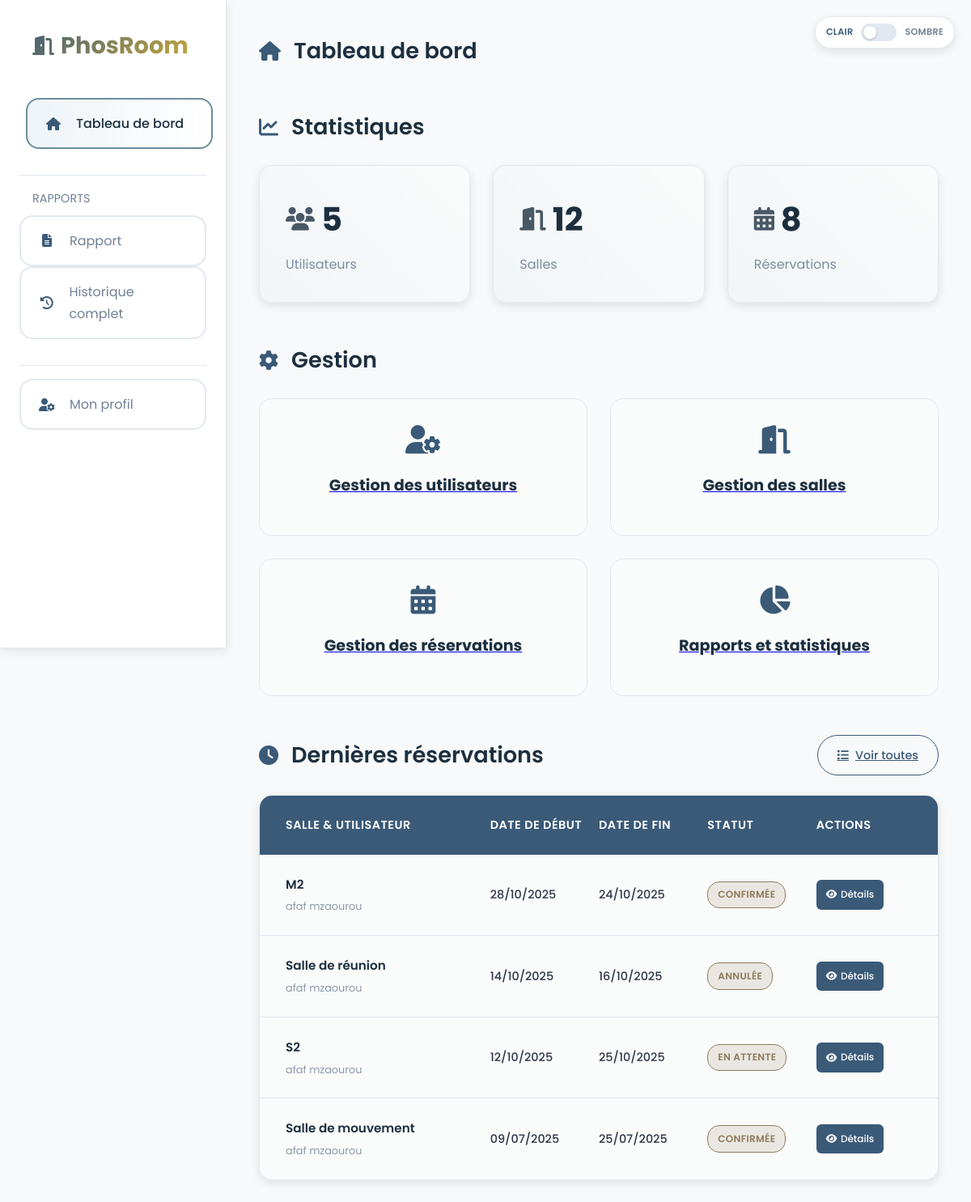
The page /dashboard.php (signed in) on the database its author committed.
### tables this page shows
CREATE TABLE `reservation` (
  `id` int(11) NOT NULL,
  `nom` varchar(100) NOT NULL,
  `date_demande` date DEFAULT curdate(),
  `date_debut` date DEFAULT NULL,
  `date_fin` date NOT NULL,
  `statut` enum('En attente','Confirmée','Annulée') DEFAULT 'En attente',
  `utilisateur_id` int(11) NOT NULL,
  `salle_id` int(11) NOT NULL,
  `formateur_id` int(11) DEFAULT NULL
);

CREATE TABLE `salles` (
  `id` int(11) NOT NULL,
  `nom` varchar(100) NOT NULL,
  `capacite` int(11) NOT NULL,
  `localisation` varchar(50) NOT NULL,
  `disponible` tinyint(1) DEFAULT 1,
  `statut` enum('disponible','reserve','en_maintenance') NOT NULL DEFAULT 'disponible'
);

### dashboard.php (the view, shortened to what this page needs)
<?php
require_once 'sidebar.php';
$totalUsers = 0;
$totalRooms = 0;
$totalReservations = 0;
$latestReservations = [];
if (isset($user) && $user instanceof Administrateur) {
    try {
        $stmt = $pdo->query("SELECT COUNT(*) FROM utilisateurs");
        $totalUsers = $stmt->fetchColumn();
        $stmt = $pdo->query("SELECT COUNT(*) FROM salles");
        $totalRooms = $stmt->fetchColumn();
        $stmt = $pdo->query("SELECT COUNT(*) FROM reservation");
        $totalReservations = $stmt->fetchColumn();
        $stmt = $pdo->query("
            SELECT r.*, s.nom as salle_nom,
                   CONCAT(u.prenom, ' ', u.nom) as user_name
            FROM reservation r
            JOIN salles s ON r.salle_id = s.id
            JOIN utilisateurs u ON r.utilisateur_id = u.id
            ORDER BY r.date_demande DESC
            LIMIT 4
        ");
        $latestReservations = $stmt->fetchAll(PDO::FETCH_ASSOC);
    } catch (PDOException $e) {
        error_log("Database error in admin section: " . $e->getMessage());
        $totalUsers = 0;
        $totalRooms = 0;
        $totalReservations = 0;
        $occupationRate = 0;
        $latestReservations = [];
    }
}
?>
<!DOCTYPE html>
<html lang="fr">
<head>
    <link rel="stylesheet" href="https://cdnjs.cloudflare.com/ajax/libs/font-awesome/6.4.0/css/all.min.css">
</head>
<body>
    <div class="theme-toggle-container">
        <span class="theme-label active" id="label-light">Clair</span>
        <label class="theme-toggle">
            <span class="toggle-slider"></span>
        </label>
        <span class="theme-label" id="label-dark">Sombre</span>
    </div>
        <main class="main-content">
            <header class="header">
                <h1 class="section-title">
                    <i class="fas fa-home"></i>
                    Tableau de bord
                </h1>
            </header>
<?php if (isset($user) && $user instanceof Administrateur): ?>
    <div class="section-header" style="margin-top: 3rem;">
        <h2 class="section-title">
            <i class="fas fa-chart-line"></i>
            Statistiques
        </h2>
    </div>
    <div class="stats-grid">
        <div class="stat-card">
            <div class="stat-value">
                <i class="fas fa-users"></i>
                <?= htmlspecialchars($totalUsers) ?>
            </div>
            <div class="stat-label">Utilisateurs</div>
        </div>
        <div class="stat-card">
            <div class="stat-value">
                <i class="fas fa-door-open"></i>
                <?= htmlspecialchars($totalRooms) ?>
            </div>
            <div class="stat-label">Salles</div>
        </div>
        <div class="stat-card">
            <div class="stat-value">
                <i class="fas fa-calendar-alt"></i>
                <?= htmlspecialchars($totalReservations) ?>
            </div>
            <div class="stat-label">Réservations</div>
        </div>
    </div>
    <div class="section-header" style="margin-top: 3rem;">
        <h2 class="section-title">
            <i class="fas fa-cog"></i>
            Gestion
        </h2>
    </div>
    <div class="admin-grid">
        <a href="manage_users.php" class="admin-card">
            <i class="fas fa-user-cog"></i>
            <h3>Gestion des utilisateurs</h3>
        </a>
        <a href="manage_rooms.php" class="admin-card">
            <i class="fas fa-door-open"></i>
            <h3>Gestion des salles</h3>
        </a>
        <a href="admin_reservations.php" class="admin-card">
            <i class="fas fa-calendar-alt"></i>
            <h3>Gestion des réservations</h3>
        </a>
        <a href="reports.php" class="admin-card">
            <i class="fas fa-chart-pie"></i>
            <h3>Rapports et statistiques</h3>
        </a>
    </div>
<div class="section-header" style="margin-top: 3rem;">
    <h2 class="section-title">
        <i class="fas fa-clock"></i>
        Dernières réservations
    </h2>
    <a href="reservation_history.php" class="btn btn-outline">
        <i class="fas fa-list"></i> Voir toutes
    </a>
</div>
<?php if (count($latestReservations) > 0): ?>
    <div class="reservations-table">
        <div class="table-header">
            <div class="table-cell">Salle & Utilisateur</div>
            <div class="table-cell">Date de début</div>
            <div class="table-cell">Date de fin</div>
            <div class="table-cell">Statut</div>
            <div class="table-cell">Actions</div>
        </div>
        <?php foreach ($latestReservations as $reservation): ?>
            <div class="table-row">
                <div class="table-cell">
                    <span class="cell-main"><?= htmlspecialchars($reservation['salle_nom']) ?></span>
                    <span class="cell-sub"><?= htmlspecialchars($reservation['user_name']) ?></span>
                </div>
                <div class="table-cell">
                    <span class="cell-date"><?= date('d/m/Y', strtotime($reservation['date_demande'])) ?></span>
                </div>
                <div class="table-cell">
                    <span class="cell-date"><?= date('d/m/Y', strtotime($reservation['date_fin'])) ?></span>
                </div>
                <div class="table-cell">
                    <?php
                    $statusClass = 'status-pending';
                    ?>
                    <span class="cell-status <?= $statusClass ?>">
                        <?= htmlspecialchars($reservation['statut']) ?>
                    </span>
                </div>
                <div class="table-cell">
                    <div class="table-actions">
                        <a href="reservation_detail.php?id=<?= $reservation['id'] ?>" class="action-btn btn-view">
                            <i class="fas fa-eye"></i> Détails
                        </a>
                    </div>
                </div>
            </div>
        <?php endforeach; ?>
    </div>
<?php endif; ?>
<?php endif; ?>
        </main>
    </div>
</body>
</html>

### sidebar.php (style rules this page uses)
:root { --primary: #3A5A78; --primary-light: #6B8D9E; --primary-dark: #1D2F3F; --accent: #D4AF37; --light: #F8F9FA; --text: #2D3748; --text-light: #718096; --white: #FFFFFF; --gray: #E2E8F0; --success: #5A8D5A; --warning: #8D7B5A; --error: #8D5A5A; --dark-bg: #0F172A; --dark-surface: #1E293B; --dark-text: #F1F5F9; --dark-text-light: #94A3B8; --dark-gray: #334155; --dark-primary: #5B8FB9; --dark-primary-light: #7FB3D5; --dark-primary-dark: #1E3A8A; --dark-accent: #FBBF24; --gradient: linear-gradient(135deg, var(--primary) 0%, var(--accent) 100%); --glass: rgba(255, 255, 255, 0.3); --dark-glass: rgba(30, 41, 59, 0.5); --radius: 16px; --transition: all 0.4s cubic-bezier(0.16, 1, 0.3, 1); --shadow-sm: 0 4px 12px rgba(0, 0, 0, 0.1); --shadow-md: 0 8px 24px rgba(0, 0, 0, 0.15); --shadow-lg: 0 15px 35px rgba(0, 0, 0, 0.2); }
* { margin: 0; padding: 0; box-sizing: border-box; }
body { font-family: "Poppins", sans-serif; background-color: var(--light); color: var(--text); line-height: 1.6; overflow-x: hidden; transition: background-color 0.5s ease, color 0.5s ease; }
.main-content { padding: 2.5rem; position: relative; background-color: var(--light); transition: background-color 0.3s ease; }

### rows shown on the page
reservation: salle.nom "M2", user_name "afaf mzaourou", date_demande "28/10/2025", date_fin "24/10/2025", statut "CONFIRMÉE"
reservation: salle.nom "Salle de réunion", user_name "afaf mzaourou", date_demande "14/10/2025", date_fin "16/10/2025", statut "ANNULÉE"
reservation: salle.nom "S2", user_name "afaf mzaourou", date_demande "12/10/2025", date_fin "25/10/2025", statut "EN ATTENTE"
reservation: salle.nom "Salle de mouvement", user_name "afaf mzaourou", date_demande "09/07/2025", date_fin "25/07/2025", statut "CONFIRMÉE"

### other values the page prints
$totalUsers "5"
$totalRooms "12"
$totalReservations "8"
